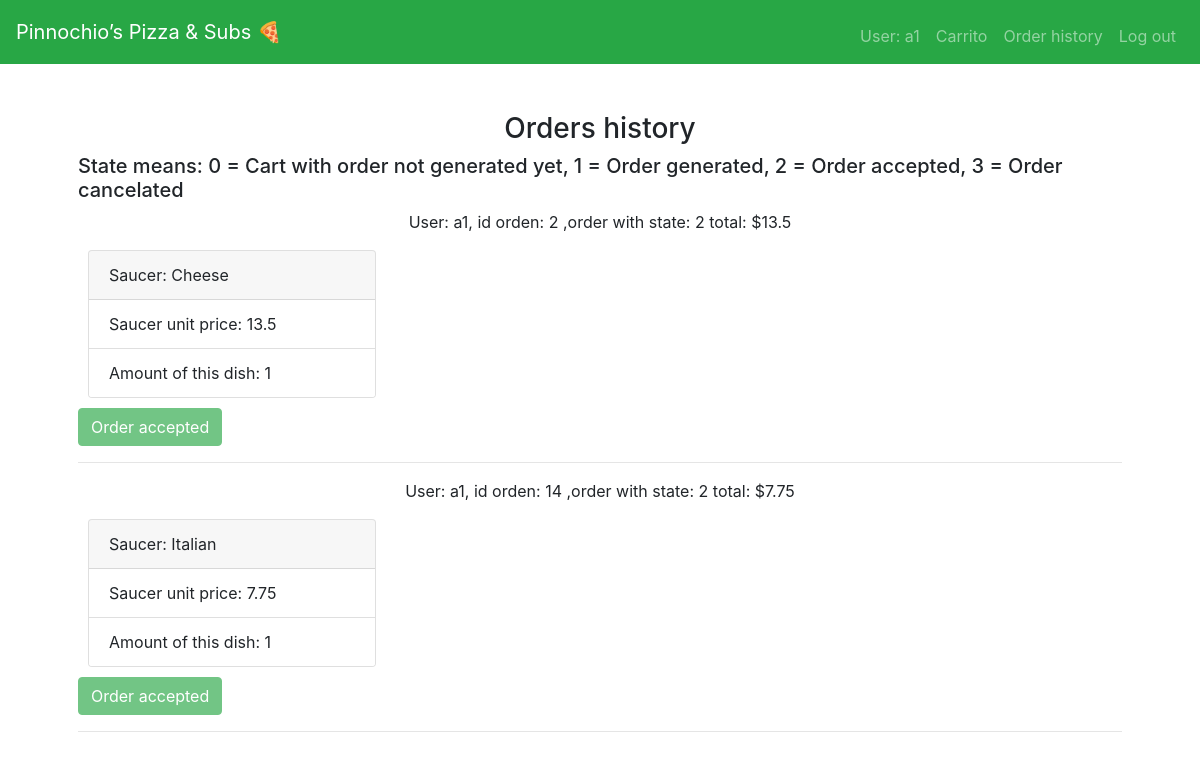
The page /history (signed in) on the database its author committed.
### orders/models.py (models this page shows, shortened)
class Orden(models.Model):
    username = models.ForeignKey(User, on_delete=CASCADE, related_name="carrito")
    total = models.FloatField(blank=True, null=True, default=0)
    ESTADO = [("0", "creada"), ("1", "progreso"), ("2", "finalizado"), ("3", "cancelado")]
    estado = models.CharField(max_length=10, choices=ESTADO, default="0")
    fecha = models.DateTimeField(auto_now_add=True)
    class Meta:
        verbose_name_plural = "Orden"

class DetalleOrden(models.Model):
    orden = models.ForeignKey(Orden, on_delete=CASCADE, related_name="orden_detalle")
    producto = models.CharField(max_length=60)
    precio = models.FloatField()
    cantidad = models.IntegerField()
    toppingsList = ManyToManyField(Toppings, related_name="detalle_ordenes", blank=True)
    class Meta:
        verbose_name_plural = "DetalleOrden"

### orders/views.py (the view)
# urls.py: path("history", views.history, name="history"),
def history(request):
    my_history = Orden.objects.filter(username=request.user).all()
    detalle = DetalleOrden.objects.all()
    context = {
        "ordenes": my_history,
        "detalle": detalle
    }
    return render(request, "orders/history.html", context)

### orders/templates/orders/history.html (shortened to what this page needs)
{% extends 'base.html' %}
{% load bootstrap4 %}
{% load static %}
{% block head_css %}
    <link rel="stylesheet" href="{% static 'styles.css' %}">
{% endblock %}
{% block main %}
    <h3 class="text-center">Orders history</h3>
    <h5>State means: 0 = Cart with order not generated yet, 1 = Order generated, 2 = Order accepted, 3 = Order cancelated</h5>
    {% for order in ordenes %}
        <p class="text-center">User: {{order.username}}, id orden: {{order.id}} ,order with state: {{order.estado}} total: ${{order.total}}</p>
        {% for deta in detalle %}
            {% if deta.orden.pk == order.pk %}
                <div class="card" style="width: 18rem;">
                    <div class="card-header">
                        Saucer: {{deta.producto}}
                    </div>
                    <ul class="list-group list-group-flush">
                    <li class="list-group-item">Saucer unit price: {{deta.precio}}</li>
                    <li class="list-group-item">Amount of this dish: {{deta.cantidad}}</li>
                    </ul>
                </div>
            {% endif %}
        {% endfor %}
        {% if order.estado == "0" %}
            <button class="btn btn-light" disabled>Cart with order not generated yet</button>
        {% elif order.estado == "1" %}
            <button class="btn btn-dark" disabled>Order generated</button>
        {% elif order.estado == "2" %}
            <button class="btn btn-success" disabled>Order accepted</button>
        {% else %}
            <button class="btn btn-dark" disabled>Order cancelated</button>
        {% endif %}
        <hr>
    {% endfor %}
{% endblock %}

### templates/base.html (shortened to what this page needs)
{% load bootstrap4 %}
{% load static %}
<!DOCTYPE html>
<html lang="sp">
<head>
    {% bootstrap_css %}
    <link rel="stylesheet" href="{% static '/css/styles.css' %}">
    {% block head_css %}
    {% endblock %}
</head>
<body>
    {% if user.is_authenticated %}
    <nav class="navbar navbar-expand-lg navbar-dark bg-success">
        <a class="navbar-brand" href="/">Pinnochio’s Pizza & Subs 🍕</a>
        <div class="collapse navbar-collapse" id="navbarSupportedContent">
                <ul class="navbar-nav ml-auto mt-2">
                    <li class="nav-item"><a class="nav-link" href="#"> User: {{ user.username }} </a></li>
                    <li class="nav-item"><a class="nav-link" href="{% url 'carrito' %}"> Carrito </a></li>
                    <li class="nav-item"><a class="nav-link" href="{% url 'history' %}"> Order history </a></li>
                    <li class="nav-item"><a class="nav-link" href="{% url 'logout' %}">Log out</a></li>
                </ul>
        </div>
    </nav>
    {% endif %}
    <main class="container p-5">
        {% block main %}{% endblock %}
    </main>
</body>
</html>

### orders/static/css/styles.css (style rules this page uses)
.card { margin: 10px; }
nav a { color: white; }

### rows shown on the page
Orden: username "a1", id "2", estado "2", total "13.5", shows "Order accepted"
DetalleOrden: producto "Cheese", precio "13.5", cantidad "1"
Orden: username "a1", id "14", estado "2", total "7.75", shows "Order accepted"
DetalleOrden: producto "Italian", precio "7.75", cantidad "1"

### other values the page prints
{{ user.username }} "a1"
